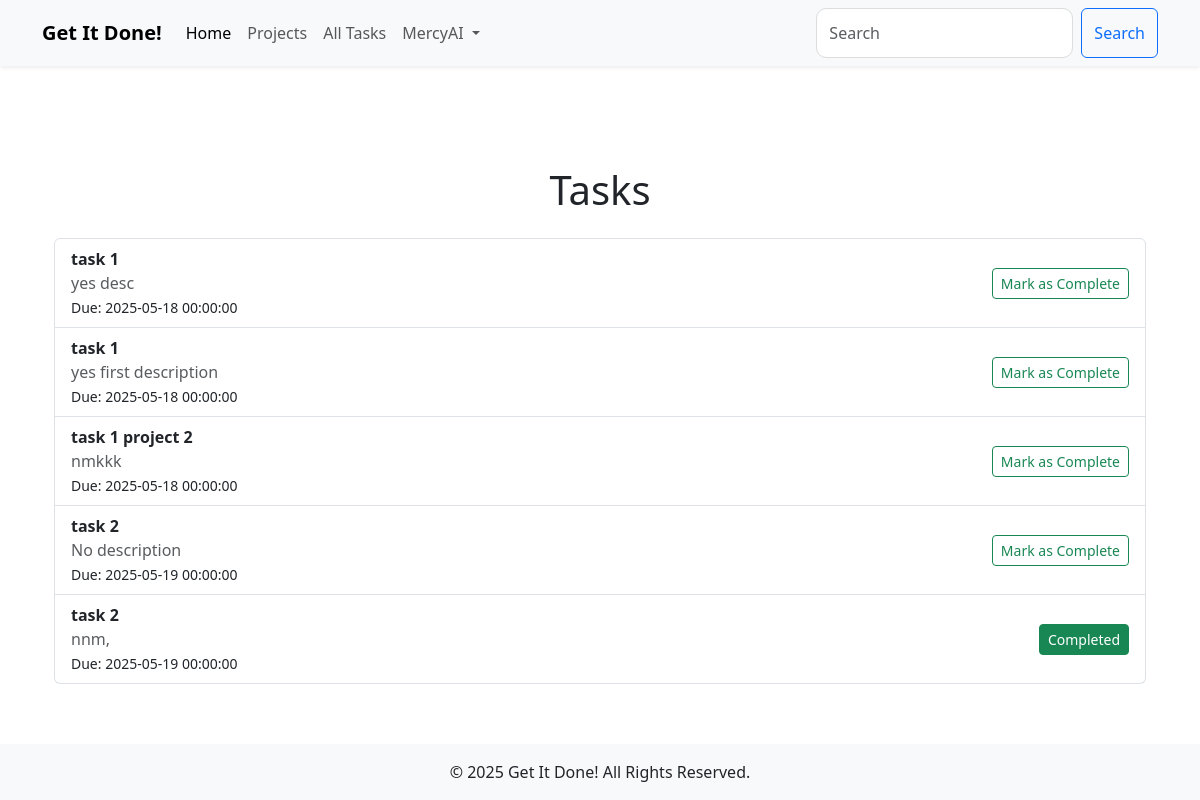
/tasks (signed in), run on an earlier commit of the app's database.
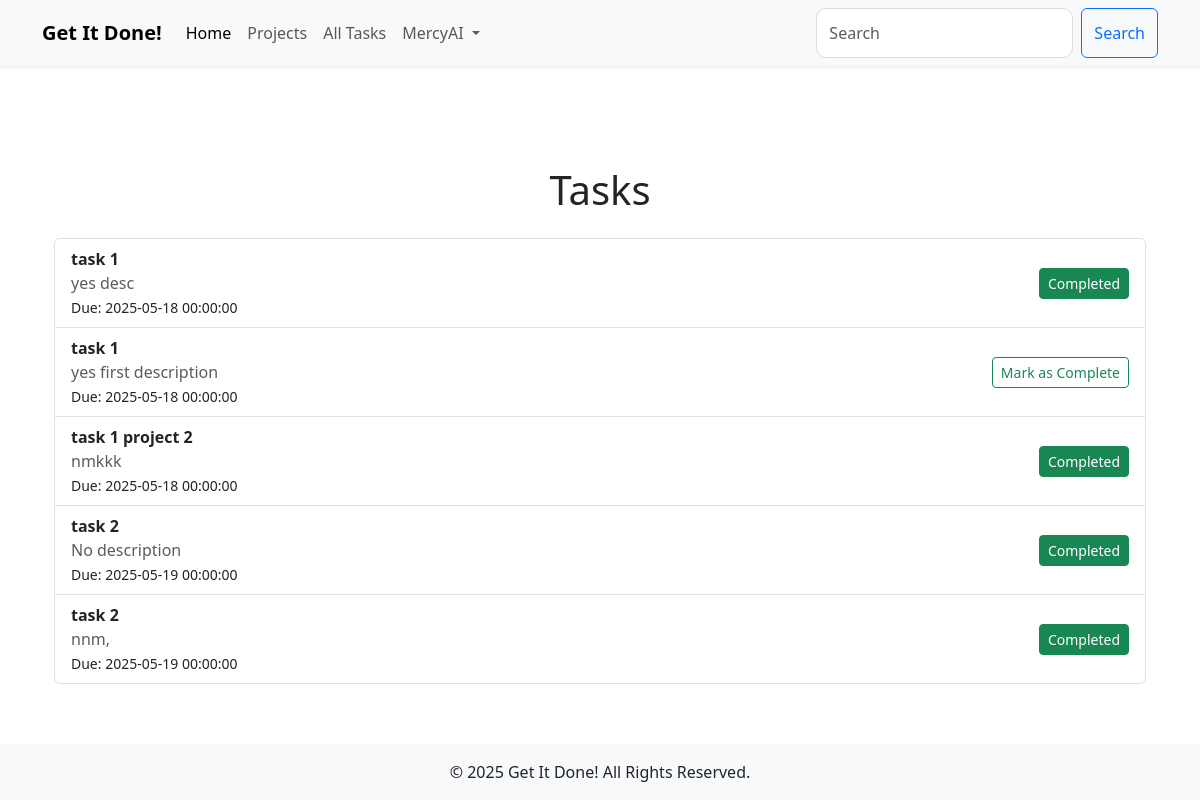
And on a later commit of the database.
### models.py (models this page shows, shortened)
class User(db.Model, UserMixin):
    id = db.Column(db.Integer, primary_key=True)
    username = db.Column(db.String(80), unique=True, nullable=False)
    email = db.Column(db.String(120), unique=True, nullable=False, index=True)
    password = db.Column(db.String(200), nullable=False)
    created_at = db.Column(db.DateTime, default=db.func.current_timestamp())
    updated_at = db.Column(db.DateTime, default=db.func.current_timestamp(), onupdate=db.func.current_timestamp())
    tasks = db.relationship('Task', backref='user', lazy='select')

class Task(db.Model):
    id = db.Column(db.Integer, primary_key=True)
    title = db.Column(db.String(200), nullable=False)
    description = db.Column(db.Text, nullable=False)
    due_date = db.Column(db.DateTime, nullable=True)
    created_at = db.Column(db.DateTime, default=db.func.current_timestamp())
    updated_at = db.Column(db.DateTime, default=db.func.current_timestamp(), onupdate=db.func.current_timestamp())
    priority = db.Column(Enum(PriorityLevel), nullable=False)
    status = db.Column(Enum(TaskStatus), nullable=False)
    deleted_at = db.Column(db.DateTime, nullable=True)
    user_id = db.Column(db.Integer, db.ForeignKey('user.id'), nullable=False, index=True)
    project_id = db.Column(db.Integer, db.ForeignKey('project.id'), nullable=True, index=True)  # Link to Project

### main.py (the view)
@app.route('/tasks')
@login_required
def tasks():
    form = BaseForm()
    tasks = Task.query.filter_by(user_id=current_user.id).order_by(Task.due_date.asc()).all()
    return render_template('tasks.html', tasks=tasks, form=form)

### main.py
class BaseForm(FlaskForm):
    pass    #Create an instance of the form class in every route that requires CSRF protection ie form = BaseForm()

### main.py (called while the page is built)
@login_manager.user_loader
def load_user(user_id):
    return User.query.get(int(user_id))

### templates/tasks.html (shortened to what this page needs)
{% extends 'base.html' %}
{% block content %}
<div class="container mt-5">
    <h1 class="text-center mb-4">Tasks</h1>
    <ul class="list-group">
        {% for task in tasks %}
        <li class="list-group-item d-flex justify-content-between align-items-center">
            <div>
                <strong>{{ task.title }}</strong>
                <p class="mb-0 text-muted">{{ task.description or "No description" }}</p>
                <small>Due: {{ task.due_date or "No due date" }}</small>
            </div>
            <div>
                <form method="POST" action="{{ url_for('complete_task', task_id=task.id) }}" class="d-inline">
                    <button type="submit" class="btn btn-sm {% if task.status.value == 'Done' %}btn-success{% else %}btn-outline-success{% endif %}">
                        {% if task.status.value == 'Done' %}Completed{% else %}Mark as Complete{% endif %}
                    </button>
                </form>
            </div>
        </li>
        {% endfor %}
    </ul>
</div>
{% endblock %}

### templates/base.html (shortened to what this page needs)
<!DOCTYPE html>
<html lang="en">
<head>
    <link href="https://cdn.jsdelivr.net/npm/bootstrap@5.3.0/dist/css/bootstrap.min.css" rel="stylesheet">
    <link rel="stylesheet" href="{{ url_for('static', filename='css/style.css') }}">
</head>
<body class="d-flex flex-column min-vh-100">
    <nav class="navbar navbar-expand-lg navbar-light bg-light fixed-top shadow-sm">
        <div class="container">
            <a class="navbar-brand fw-bold" href="{{ url_for('index') }}">Get It Done!</a>
            <div class="collapse navbar-collapse" id="navbarNav">
                <ul class="navbar-nav me-auto">
                    <li class="nav-item">
                        <a class="nav-link active" href="{{ url_for('index') }}">Home</a>
                    </li>
                    <li class="nav-item">
                        <a class="nav-link" href="{{ url_for('projects') }}">Projects</a>
                    </li>
                    <li class="nav-item">
                        <a class="nav-link" href="{{ url_for('tasks') }}">All Tasks</a>
                    </li>
                    {% if current_user.is_authenticated %}
                    <li class="nav-item dropdown">
                        <a class="nav-link dropdown-toggle" href="#" id="userDropdown" role="button" data-bs-toggle="dropdown" aria-expanded="false">
                            {{ current_user.username }}
                        </a>
                    </li>
                    {% endif %}
                </ul>
                <form class="d-flex ms-auto">
                    <input class="form-control me-2" type="search" placeholder="Search" aria-label="Search">
                    <button class="btn btn-outline-primary" type="submit">Search</button>
                </form>
            </div>
        </div>
    </nav>
    <main class="container my-5 flex-grow-1">
        {% block content %}{% endblock %}
    </main>
    <footer class="bg-light text-center py-3 mt-auto">
        <p class="mb-0">© 2025 Get It Done! All Rights Reserved.</p>
    </footer>
</body>
</html>

### static/css/style.css (style rules this page uses)
body { padding-top: 70px; }
.form-control { border-radius: 10px; padding: 0.75rem; font-size: 1rem; border: 1px solid #ddd; }

What changed in the data, as far as the page shows it:
changed Task "yes desc": status "Mark as Complete" → "Completed"
changed Task "task 1 project 2": status "Mark as Complete" → "Completed"
changed Task "No description": status "Mark as Complete" → "Completed"
